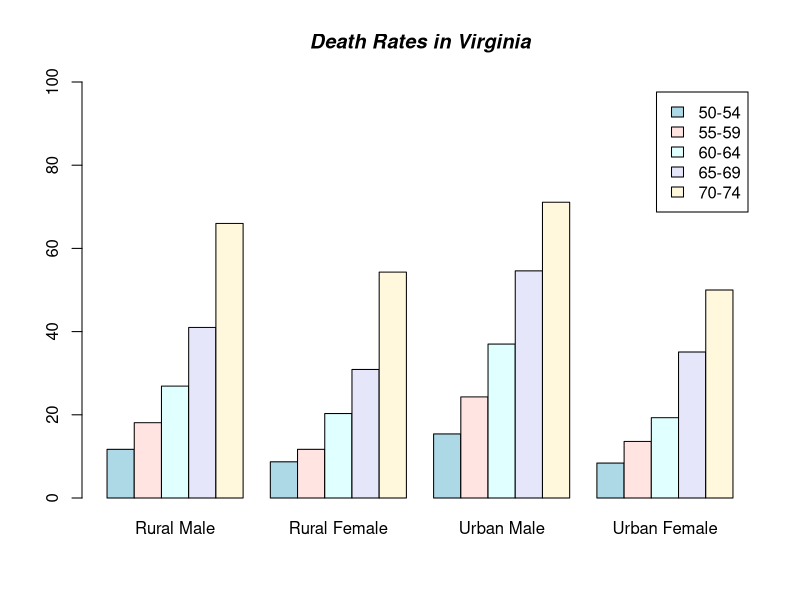
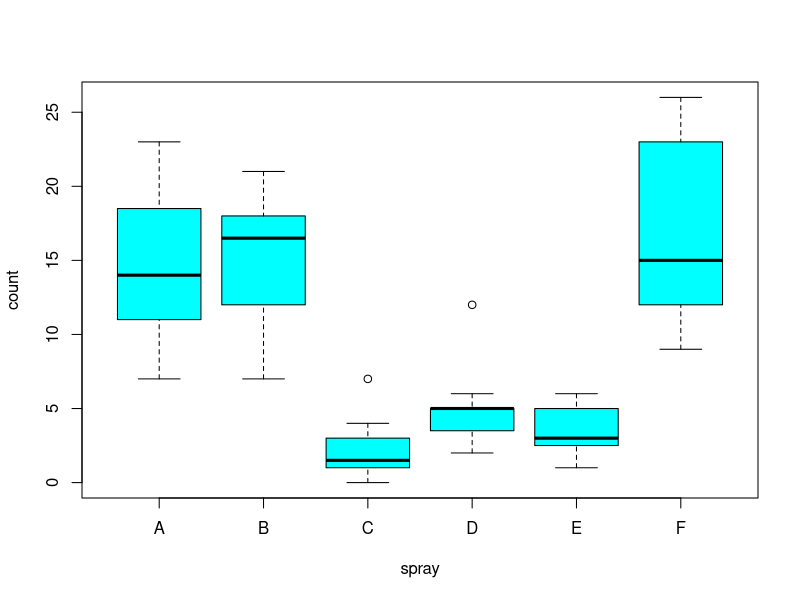

Recreate these plots in R, in order.
barplot(VADeaths, beside = TRUE, col = c("lightblue","mistyrose","lightcyan","lavender","cornsilk"),legend = rownames(VADeaths), ylim= c(0,100))
title(main = "Death Rates in Virginia", font.main=4)

boxplot(count~spray, data = InsectSprays, col ="cyan")



View(InsectSprays)
